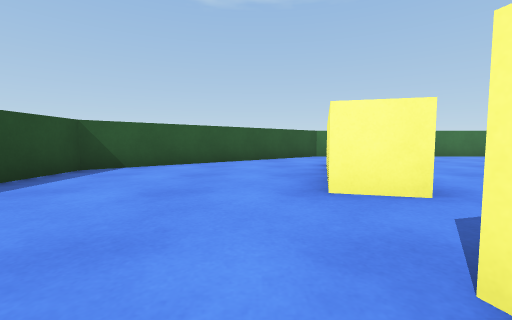
view 1 (above)

24 first-person views from a walk through a scene from a Unity 3-D project. The camera is 0.56 m above the floor, tilts 4° down and sees 90° across. The floor is counted in squares, 1 m on a side. Each view is taken from the middle of a square. On the plan, view 1 faces up. The plan holds only what a view shows up to about 9 squares ahead; the rest is blank. The place goes on beyond the plan.

view 2
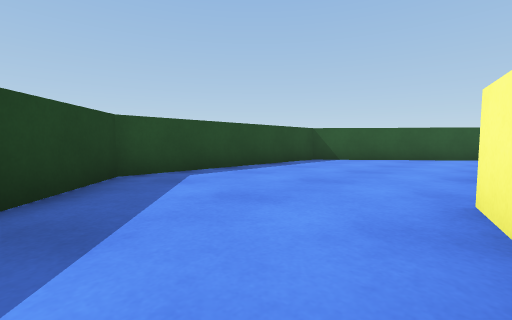

view 3
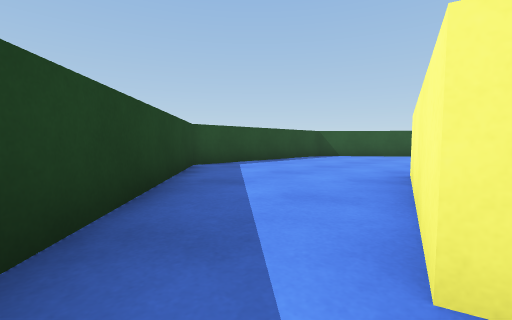

view 4
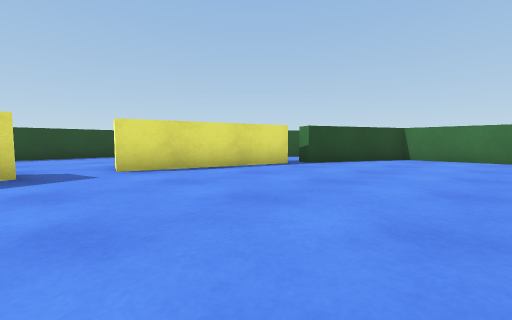

view 5
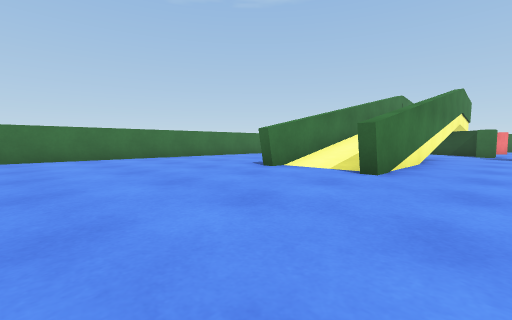

view 6
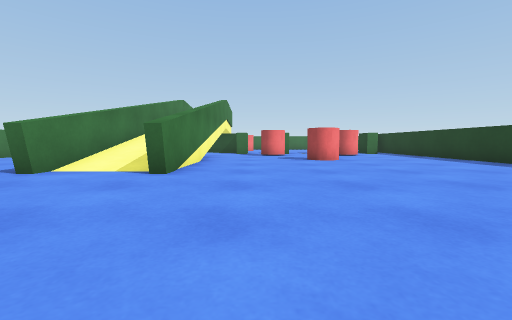

view 7
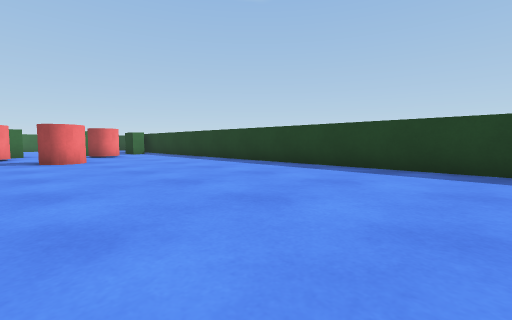

view 8
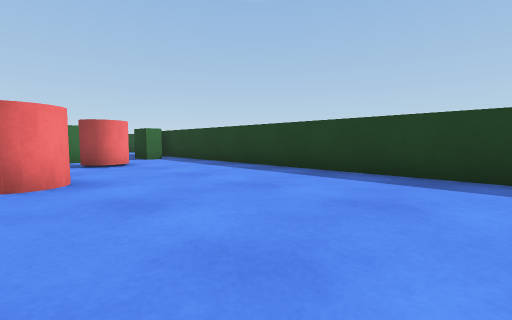

view 9
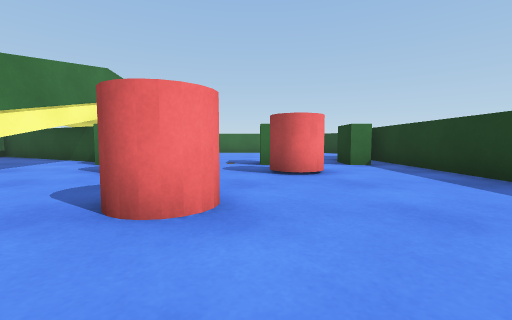

view 10
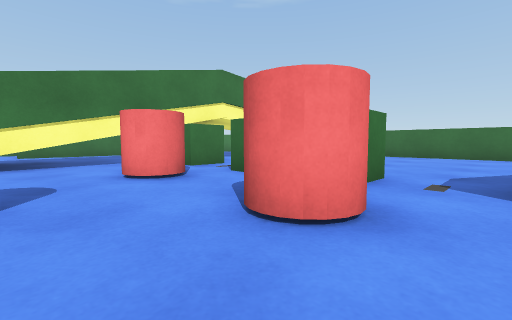

view 11
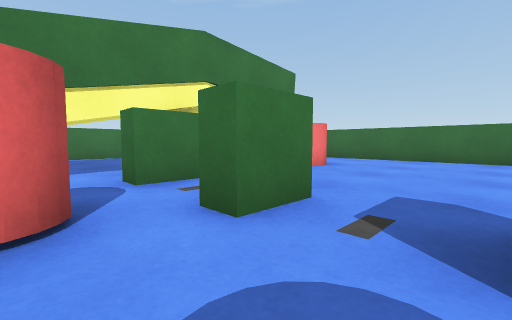

view 12
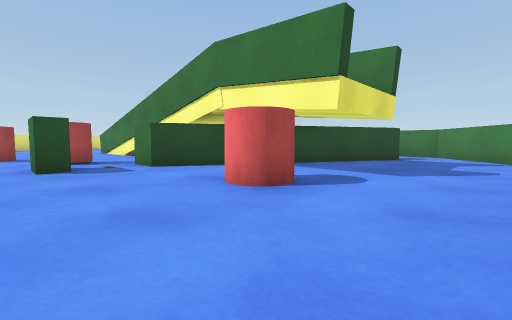

view 13
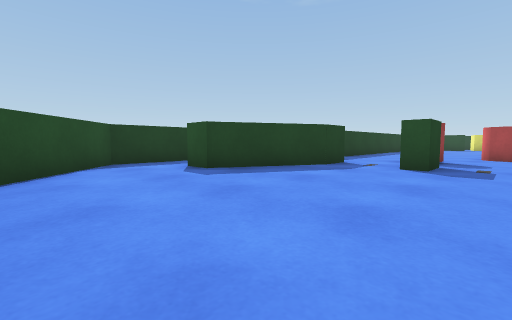

view 14
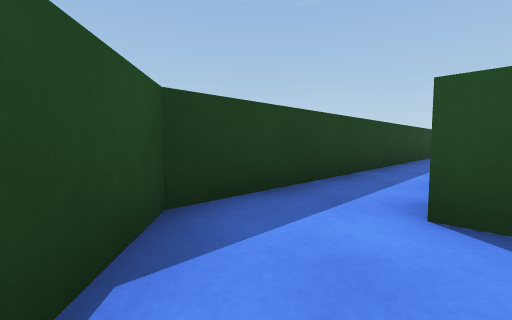

view 15
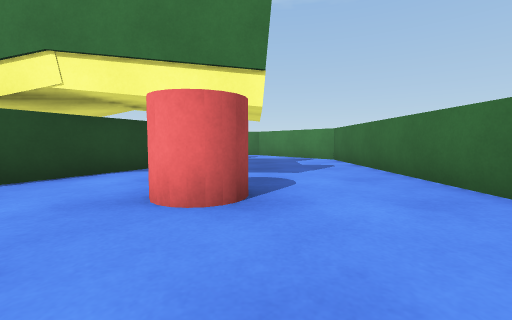

view 16
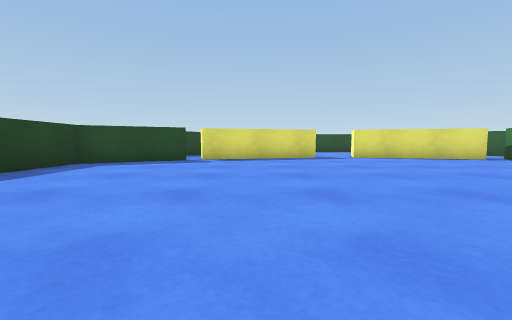

view 17
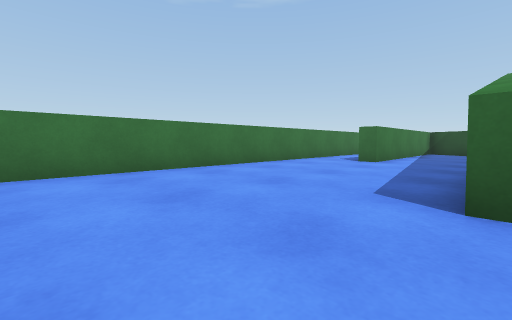

view 18
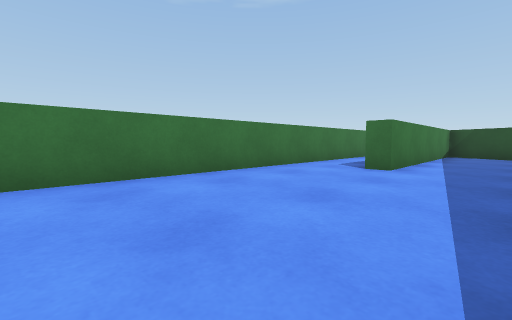

view 19
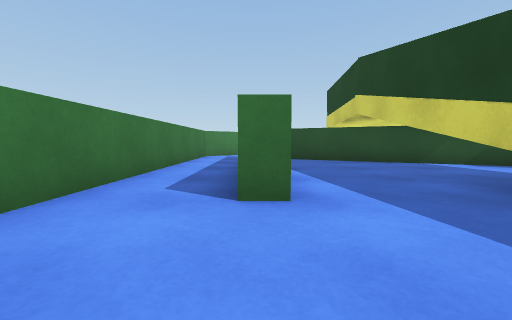

view 20
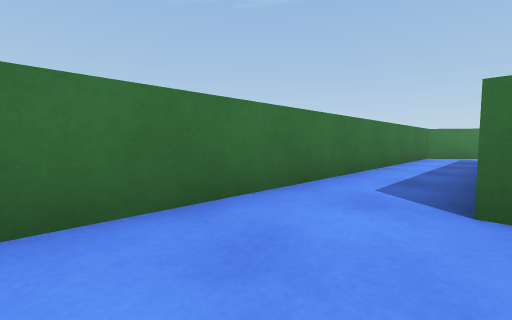

view 21
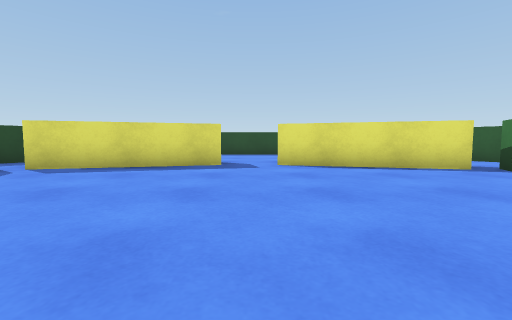

view 22
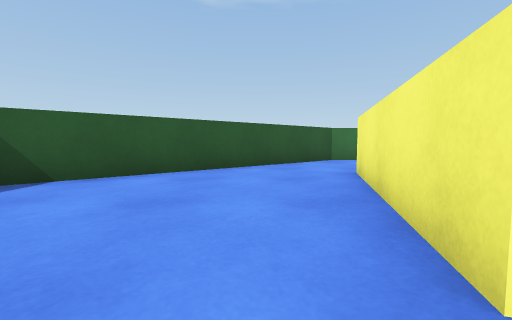

view 23
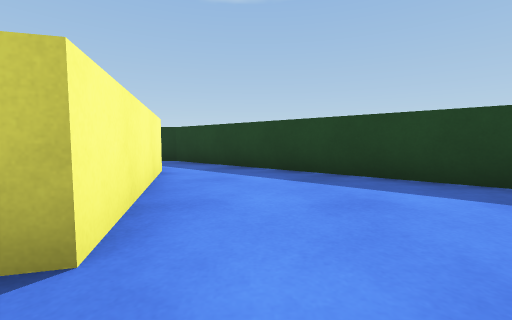

view 24
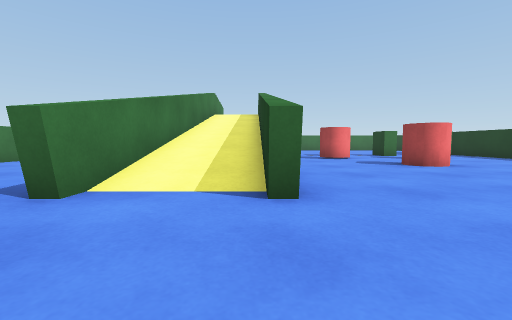

### Floor plan
Key: @ floor where view 1 was taken; # wall or solid block; . floor; / step, stairs or slope; T thing the floor can be seen under or through; B block; C red cylinder.
Columns run from 4 left of view 1 to 25 right of it. Each row starts with its distance up from view 1.
 10      #######################
  9     ##..#..................##
  8    ##..##..........#######..##
  7  ###...#.................#...#
  6 ##....##................##...#
  5 #.....#.......########..#....#
  4 #....##.......////////.##....#
  3 #....##.......#####TTT.#.....#
  2 #....................BB#.CC..#
  1 #....##.............C....C...#
  0 #...@##.............CBB......#
 -1 ##....#..........CC..........#
 -2  ##...#..............BB......#
 -3   ##..##............C........#
 -4    ##..##....................#
 -5     #####............BB##....
 -6       ###################...#
 -7                     .......##
 -8                 ############

Where each view was taken, in squares from view 1:
view 1: 0 up, 0 right, facing up
view 2: 2 down, 1 right, facing up-left
view 3: 4 down, 2 right, facing up-left
view 4: 1 up, 7 right, facing up-left
view 5: 1 up, 5 right, facing up-right
view 6: 1 up, 5 right, facing right
view 7: 0 up, 5 right, facing down-right
view 8: 1 down, 9 right, facing down-right
view 9: 2 down, 11 right, facing right
view 10: 4 down, 14 right, facing up-right
view 11: 2 down, 16 right, facing up-right
view 12: 1 down, 24 right, facing up-left
view 13: 1 down, 24 right, facing down-left
view 14: 6 down, 23 right, facing down-left
view 15: 1 down, 22 right, facing up
view 16: 1 down, 11 right, facing left
view 17: 5 up, 7 right, facing up-right
view 18: 6 up, 9 right, facing up-right
view 19: 8 up, 12 right, facing right
view 20: 8 up, 12 right, facing up-right
view 21: 2 up, 8 right, facing left
view 22: 2 up, 0 right, facing up
view 23: 2 up, 0 right, facing down
view 24: 3 up, 7 right, facing right
